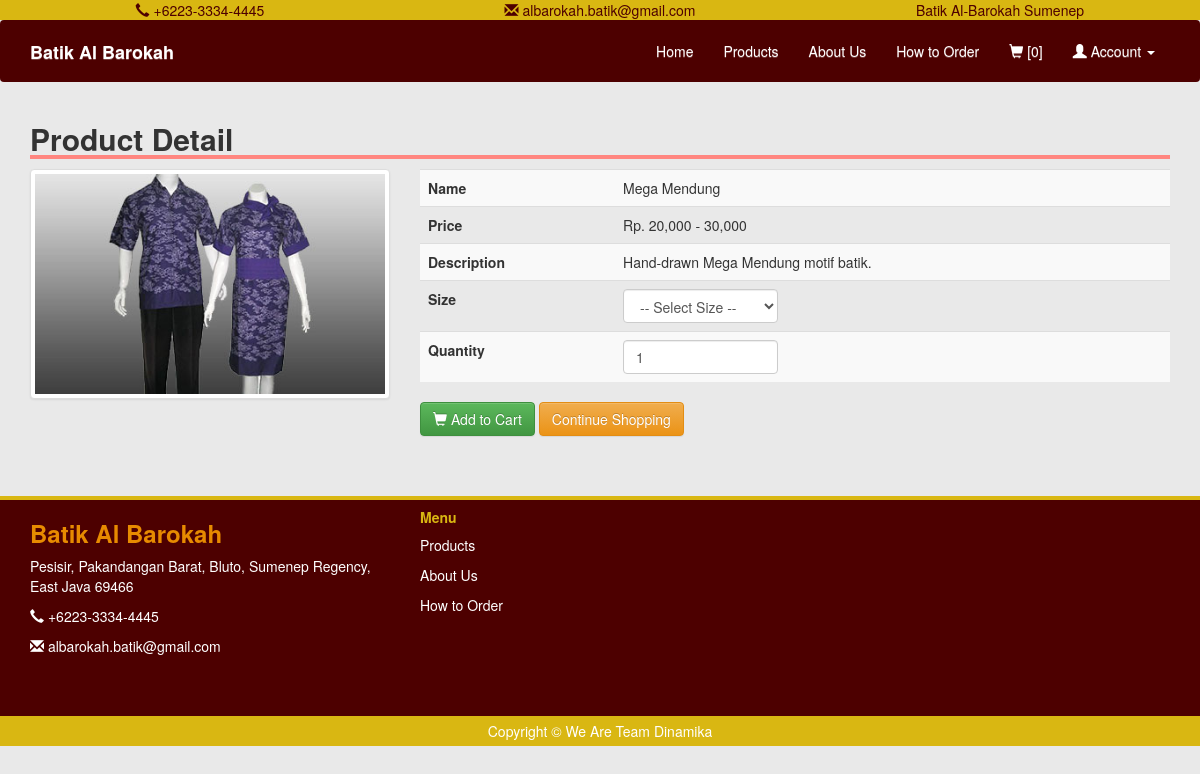
The page /product_detail.php?product=P0001 on the database its author committed.
### tables this page shows
CREATE TABLE products (
    product_code VARCHAR(20) PRIMARY KEY,
    name VARCHAR(150) NOT NULL,
    price VARCHAR(255) NOT NULL,
    size VARCHAR(255) NOT NULL,
    weight INT NOT NULL,
    description TEXT,
    image VARCHAR(255)
);

### product_detail.php (the view, shortened to what this page needs)
<?php
include 'header.php';
$product_code = mysqli_real_escape_string($conn, $_GET['product'] ?? '');
$result = mysqli_query($conn, "SELECT * FROM products WHERE product_code = '$product_code'");
$row = mysqli_fetch_assoc($result);
?>
<div class="container">
    <h2 style="border-bottom:4px solid #ff8680;"><b>Product Detail</b></h2>
    <div class="row">
        <div class="col-md-4">
            <div class="thumbnail">
                <img src="image/products/<?= $row['image']; ?>" width="400">
            </div>
        </div>
        <div class="col-md-8">
            <form action="process/add.php" method="GET">
                <table class="table table-striped">
                    <tr><td><b>Name</b></td><td><?= htmlspecialchars($row['name']); ?></td></tr>
                    <tr>
                        <td><b>Price</b></td>
                        <td id="price">
                            <?php
                            if (strpos($row['price'], ",") === false) {
                                echo "Rp. " . number_format($row['price']);
                            } else {
                                $p = explode(",", $row['price']);
                                echo "Rp. " . number_format($p[0]) . " - " . number_format(end($p));
                            }
                            ?>
                        </td>
                    </tr>
                    <tr><td><b>Description</b></td><td><?= nl2br(htmlspecialchars($row['description'])); ?></td></tr>
                    <tr>
                        <td><b>Size</b></td>
                        <td>
                            <select class="form-control" style="width:155px;" name="size" id="size" required>
                                <option value="">-- Select Size --</option>
                            </select>
                        </td>
                    </tr>
                    <tr>
                        <td><b>Quantity</b></td>
                        <td><input class="form-control" type="number" min="1" name="qty" value="1" style="width:155px;"></td>
                    </tr>
                </table>
                <?php if (isset($_SESSION['user'])) { ?>
                    <button type="submit" class="btn btn-success"><i class="glyphicon glyphicon-shopping-cart"></i> Add to Cart</button>
                <?php } else { ?>
                    <a href="cart.php" class="btn btn-success"><i class="glyphicon glyphicon-shopping-cart"></i> Add to Cart</a>
                <?php } ?>
                <a href="index.php" class="btn btn-warning">Continue Shopping</a>
            </form>
        </div>
    </div>
</div>
<br><br><br>
<?php include 'footer.php'; ?>

### css/style.css (style rules this page uses)
body { margin: 0; padding: 0; background-color: #e9e9e9; }
.thumbnail img { width: 100%; height: 220px; object-fit: cover; }

### rows shown on the page
products: image (picture), name "Mega Mendung", price "20,000", description "Hand-drawn Mega Mendung motif batik."

### other values the page prints
end($p) "30,000"
